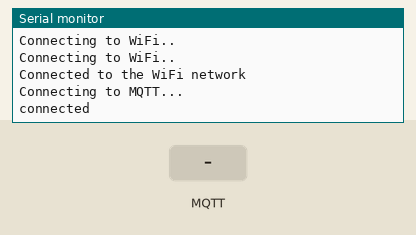
Simulated run of this sketch. Board: ESP8266 (NodeMCU). Shown: the last lines printed to the serial monitor. The test bench sets the inputs (shaded band). WiFi joins after 1.5 s; servers stay silent unless stated; no MQTT or app messages arrive unless stated.

Above: at 2.7 s.
2.8 s: MQTT message "1" arrives on the first subscribed topic
At 4.1 s:
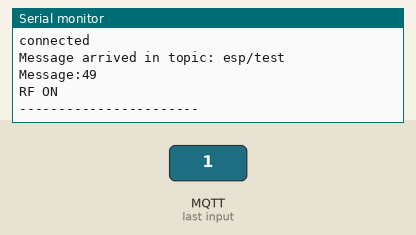
4.3 s: MQTT message "0" arrives on the first subscribed topic
At 4.58 s:
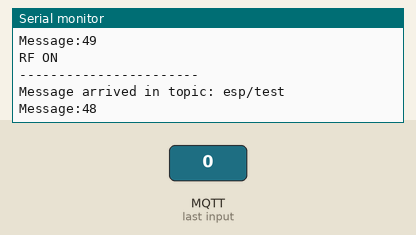

The sketch:

MQTT_ESP_RF.ino
```cpp
#include <ESP8266WiFi.h>
#include <PubSubClient.h>
#include <RCSwitch.h>

RCSwitch mySwitch = RCSwitch();
const char* ssid = "***";
const char* password =  "***";
const char* mqttServer = "192.168.1.***";
const int mqttPort = 1883;
const char* mqttUser = "";
const char* mqttPassword = "";
int holding_var = 0;

WiFiClient espClient;
PubSubClient client(espClient);


void setup() {
    // Transmitter is connected to ESP LOLin pin D2 which is GPIO4
mySwitch.enableTransmit(4);
mySwitch.setPulseLength(318);
mySwitch.setRepeatTransmit(5);
  Serial.begin(115200);

  WiFi.begin(ssid, password);

  while (WiFi.status() != WL_CONNECTED) {
    delay(500);
    Serial.println("Connecting to WiFi..");
  }
  Serial.println("Connected to the WiFi network");

  client.setServer(mqttServer, mqttPort);
  client.setCallback(callback);

  while (!client.connected()) {
    Serial.println("Connecting to MQTT...");

 //   if (client.connect("ESP8266Client", mqttUser, mqttPassword )) {
 if (client.connect("ESP8266Client")) {

      Serial.println("connected");

    } else {

      Serial.print("failed with state ");
      Serial.print(client.state());
      delay(2000);

    }
  }

  client.publish("esp/test", "Hello from ESP8266");
  client.subscribe("esp/test");

}


void callback(char* topic, byte* payload, unsigned int length) {

  Serial.print("Message arrived in topic: ");
  Serial.println(topic);

  Serial.print("Message:");
  for (int i = 0; i < length; i++) {
  //  Serial.print((char)payload[i]);
    holding_var = (payload[i]);
     Serial.println(holding_var);
      if(holding_var == 49) {
      mySwitch.sendTriState("0F000FF0FF0F");
      Serial.println("RF ON");
    }
     if(holding_var == 48) {
      mySwitch.sendTriState("0F000FF0FFF0");
      Serial.println("RF OFF");
    }
  }

  Serial.println();
  Serial.println("-----------------------");

}

void loop() {
  client.loop();
}
```

Measured:
- after the input at 2.8 s, the serial monitor: prints a new line at once (image 1)
- after the input at 4.3 s, the serial monitor: prints a new line at once (image 2)
